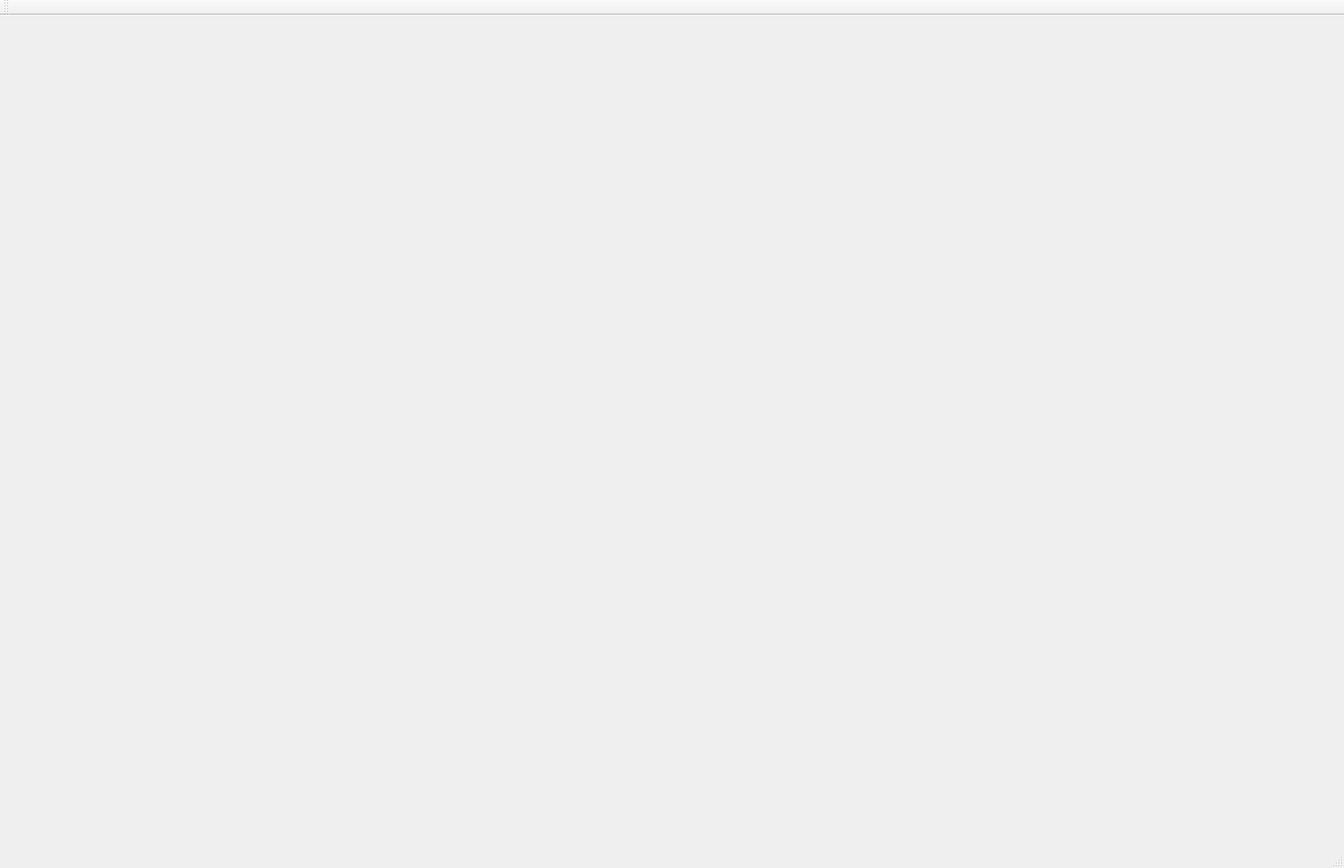
<?xml version="1.0" encoding="UTF-8"?>
<ui version="4.0">
 <class>MainWindow</class>
 <widget class="QMainWindow" name="MainWindow">
  <property name="geometry">
   <rect>
    <x>0</x>
    <y>0</y>
    <width>1478</width>
    <height>955</height>
   </rect>
  </property>
  <property name="windowTitle">
   <string>MainWindow</string>
  </property>
  <widget class="QWidget" name="centralWidget"/>
  <widget class="QMenuBar" name="menuBar">
   <property name="geometry">
    <rect>
     <x>0</x>
     <y>0</y>
     <width>1478</width>
     <height>22</height>
    </rect>
   </property>
  </widget>
  <widget class="QToolBar" name="mainToolBar">
   <attribute name="toolBarArea">
    <enum>TopToolBarArea</enum>
   </attribute>
   <attribute name="toolBarBreak">
    <bool>false</bool>
   </attribute>
  </widget>
  <widget class="QStatusBar" name="statusBar"/>
 </widget>
 <layoutdefault spacing="6" margin="11"/>
 <resources/>
 <connections/>
</ui>
